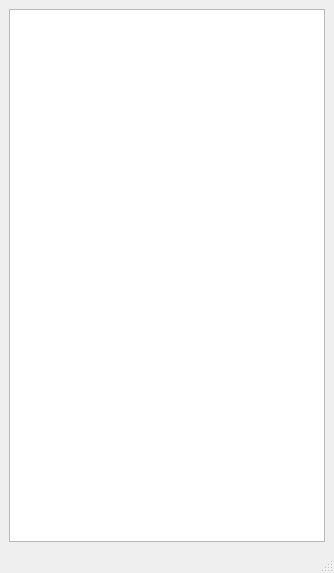
<?xml version="1.0" encoding="UTF-8"?>
<ui version="4.0">
 <class>MainWindow</class>
 <widget class="QMainWindow" name="MainWindow">
  <property name="geometry">
   <rect>
    <x>0</x>
    <y>0</y>
    <width>334</width>
    <height>573</height>
   </rect>
  </property>
  <property name="windowTitle">
   <string>MainWindow</string>
  </property>
  <widget class="QWidget" name="centralwidget">
   <layout class="QHBoxLayout" name="horizontalLayout">
    <item>
     <widget class="QGraphicsView" name="graphicsView"/>
    </item>
   </layout>
  </widget>
  <widget class="QMenuBar" name="menubar">
   <property name="geometry">
    <rect>
     <x>0</x>
     <y>0</y>
     <width>334</width>
     <height>21</height>
    </rect>
   </property>
  </widget>
  <widget class="QStatusBar" name="statusbar"/>
 </widget>
 <resources/>
 <connections/>
</ui>
